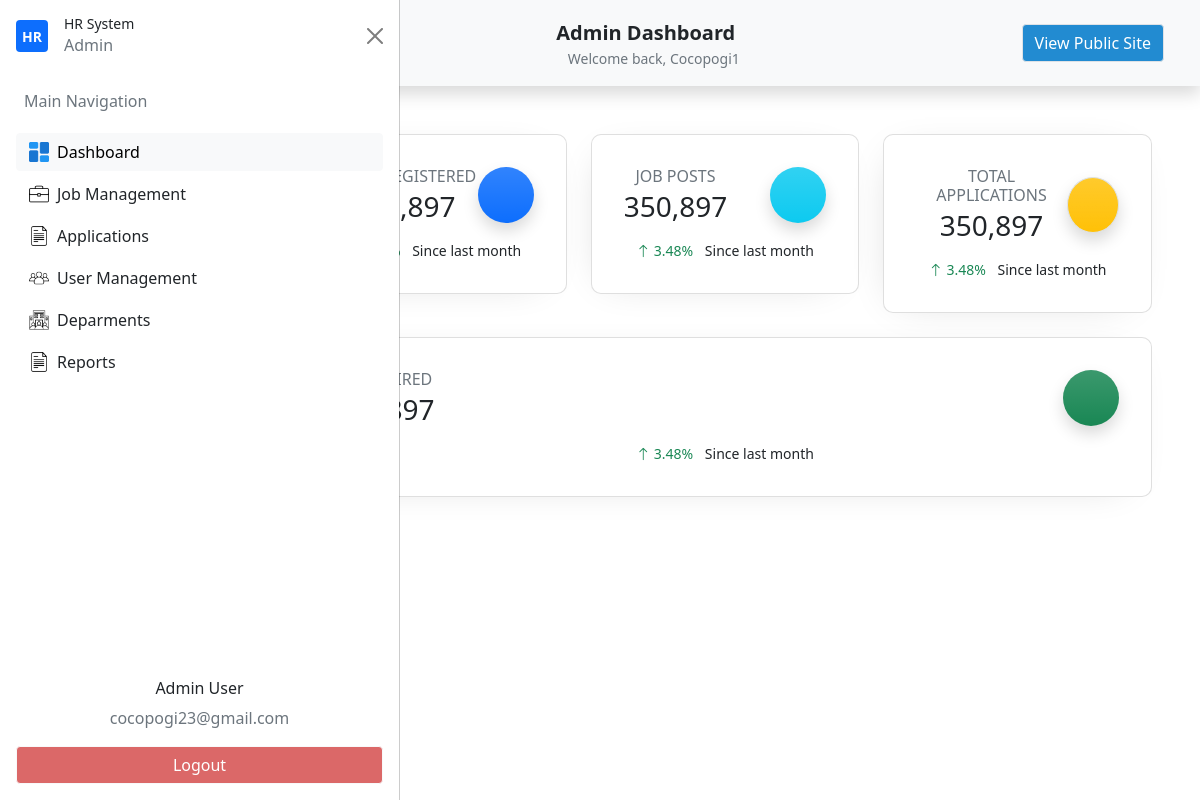
Screenshot of /admin-dashboard/ (signed in) with the database file from the repository.
### my_app/models.py (models this page shows, shortened)
class Usertype(db.Model):
    id = db.Column(db.Integer(),primary_key=True)
    name=db.Column(db.String(length=30),unique=True,nullable=False)
    user_type=db.relationship('Users',backref='desig_user',lazy=True)
    def __str__(self):
        return self.name

class Users(db.Model,UserMixin):
    id = db.Column(db.Integer(),primary_key=True)
    firstname=db.Column(db.String(length=30),nullable=False)
    lastname=db.Column(db.String(length=30),nullable=False)
    email_address=db.Column(db.String(length=51),nullable=False)
    password_hash=db.Column(db.String(length=30),nullable=False)
    address_1 = db.Column(db.String(length=120),nullable=True)
    address_2 = db.Column(db.String(length=100),nullable=True)
    brgy_id = db.Column(db.String(),nullable=True)
    munci_id = db.Column(db.String(),nullable=True)
    prov_id = db.Column(db.String(),nullable=True)
    zipcode = db.Column(db.String(),nullable=True)
    mobile_number = db.Column(db.String(length=11),nullable=True)
    phone_number = db.Column(db.String(length=8),nullable=True)
    profile_picture =db.Column(db.String(),nullable=True)
    department_id =db.Column(db.Integer(),db.ForeignKey('department.id'))
    department = db.relationship('Department')
    user_type_id = db.Column(db.Integer(),db.ForeignKey('usertype.id'))
    user_type = db.relationship('Usertype')
    creation_date = db.Column(db.Date(),nullable=False)
    write_date =  db.Column(db.Date(),nullable=False)
    @property
    def password(self):
        raise AttributeError("Password is write-only.")

### my_app/routes.py (the view)
@app.route('/admin-dashboard/')
@login_required
def admin_dashboard():
    if current_user.user_type.name != "admin":
        return redirect(url_for("home_page"))
    return render_template("admin/admin_dashboard.html",show_navbar=False)

### my_app/models.py (called while the page is built)
@login_manager.user_loader
def load_user(user_id):
    return Users.query.get(int(user_id))

### my_app/templates/admin/admin_dashboard.html (shortened to what this page needs)
{% extends "dashboard/base_dashboard.html"%}
{% block nav%}
<li class="nav-item">
    <button id="nav-btn" type="button" class="btn btn-light fw-normal border" onclick="location.href='{{ url_for('home_page') }}'">
    View Public Site
    </button>
</li>
{% endblock%}
{% block section %}
<section id="StatisticsDt">
    <div class="container p-5">
        <div class="row text-center g-4">
            <div class="col-md">
                <div class="card p-3 custom-card">
                    <div class="card-body">
                        <div class="d-flex justify-content-between align-items-center">
                            <div>
                                <h6 class="text-uppercase text-muted mb-1">Users Registered</h6>
                                <h3 class="mb-0 fw-semibold">350,897</h3>
                            </div>
                            <div class="bg-primary bg-gradient text-white d-flex align-items-center justify-content-center shadow icon-circle">
                            </div>
                        </div>
                        <p class="mt-3 mb-0 small">
                            <span class="text-success me-2"> 3.48%</span>
                            <span class="text-nowrap">Since last month</span>
                        </p>
                    </div>
                </div>
            </div>
            <div class="col-md">
                <div class="card p-3 custom-card">
                    <div class="card-body">
                        <div class="d-flex justify-content-between align-items-center">
                            <div>
                                <h6 class="text-uppercase text-muted mb-1">Job Posts</h6>
                                <h3 class="mb-0 fw-semibold">350,897</h3>
                            </div>
                            <div class="bg-info bg-gradient text-white d-flex align-items-center justify-content-center shadow icon-circle">
                            </div>
                        </div>
                        <p class="mt-3 mb-0 small">
                            <span class="text-success me-2"><i class="bi bi-arrow-up"></i> 3.48%</span>
                            <span class="text-nowrap">Since last month</span>
                        </p>
                    </div>
                </div>
            </div>
            <div class="col-md">
                <div class="card p-3 custom-card">
                    <div class="card-body">
                        <div class="d-flex justify-content-between align-items-center">
                            <div>
                                <h6 class="text-uppercase text-muted mb-1">Total Applications</h6>
                                <h3 class="mb-0 fw-semibold">350,897</h3>
                            </div>
                            <div class="bg-warning bg-gradient text-light d-flex border align-items-center justify-content-center shadow icon-circle">
                            </div>
                        </div>
                        <p class="mt-3 mb-0 small">
                            <span class="text-success me-2"><i class="bi bi-arrow-up"></i> 3.48%</span>
                            <span class="text-nowrap">Since last month</span>
                        </p>
                    </div>
                </div>
            </div>
            <div class="col-md">
                <div class="card p-3 custom-card">
                    <div class="card-body">
                        <div class="d-flex justify-content-between align-items-center">
                            <div>
                                <h6 class="text-uppercase text-muted mb-1">Total Hired</h6>
                                <h3 class="mb-0 fw-semibold">350,897</h3>
                            </div>
                            <div class="bg-success bg-gradient text-white d-flex align-items-center justify-content-center shadow icon-circle">
                            </div>
                        </div>
                        <p class="mt-3 mb-0 small">
                            <span class="text-success me-2"><i class="bi bi-arrow-up"></i> 3.48%</span>
                            <span class="text-nowrap">Since last month</span>
                        </p>
                    </div>
                </div>
            </div>
        </div>
    </div>
</section>
<section id="UsersManagement">
    <div class="container p-5">
    </div>
</section>
{% endblock%}

### my_app/templates/dashboard/base_dashboard.html (shortened to what this page needs)
{% extends "base.html"%}
{% block content %}
    <nav class="navbar navbar-expand-lg navbar-light bg-light shadow p-4 custom-nav-class">
        <div class="container">
            {% if current_user.user_type.name=='admin' or current_user.user_type.name=='internal'%}
                <div class="d-flex w-100 justify-content-between align-items-center position-relative">
                    <button class="btn btn-light d-flex justify-content-center align-items-center p-2 dashboard_side_btn" type="button" data-bs-toggle="offcanvas" data-bs-target="#offcanvasScrolling" aria-controls="offcanvasScrolling">
                    </button>
                    <div class="position-absolute start-50 translate-middle-x text-center">
                        <a class="navbar-brand fw-bold mb-0 text-dark" href="{{ url_for('admin_dashboard') }}">
                            <span>{{ current_user.user_type|capitalize }}</span> Dashboard
                        </a>
                        <div class="text-muted small">Welcome back, {{ current_user.firstname|capitalize }}</div>
                    </div>
                </div>
            {% endif %}
            <div class="collapse navbar-collapse justify-content-center custom-nav-list-dashboard text-nowrap" id="navbarNavAltMarkup">
                <ul class="navbar-nav ms-auto">
                    {% block nav%}
                    {% endblock%}
                </ul>
            </div>
        </div>
    </nav>
    {% if current_user.user_type.name=='admin' or current_user.user_type.name=='internal'%}
    <div class="offcanvas offcanvas-start" data-bs-scroll="true" data-bs-backdrop="false" tabindex="-1" id="offcanvasScrolling" aria-labelledby="offcanvasScrollingLabel">
        <div class="offcanvas-header">
            <div class="d-flex align-items-center gap-2">
                <div class="d-flex align-items-center justify-content-center bg-primary rounded me-2" style="width: 2rem; height: 2rem;">
                    <span class="text-white fw-bold small">HR</span>
                </div>
                <div id="hr-details">
                    <h2 class="fw-semibold small mb-0">HR System</h2>
                    <p class="text-muted text-xs mb-0">{{ current_user.user_type|capitalize }}</p>
                </div>
            </div>
            <button type="button" class="btn-close text-reset" data-bs-dismiss="offcanvas" aria-label="Close"></button>
        </div>
        <div class="offcanvas-body">
            <ul class="nav flex-column gap-1">
                <li class="nav-item">
                    <p class="text-muted text-start px-2">Main Navigation</p>
                </li>
                <li class="nav-item">
                    <button class="btn btn-light w-100 text-start d-flex align-items-center dashboard_side_btn" onclick="location.href='{{ url_for('admin_dashboard') }}'" >
                        <img src="{{ url_for('static', filename='builtin/icons/dashboard.png') }}" width="20" class="me-2">
                        Dashboard
                    </button>
                </li>
                <li class="nav-item">
                   <button class="btn  w-100 text-start d-flex align-items-center dashboard_side_btn">
                         <img src="{{ url_for('static', filename='builtin/icons/briefcase.png') }}" width="20" class="me-2">
                        Job Management
                    </button>
                </li>
                <li class="nav-item">
                    <button class="btn  w-100 text-start d-flex align-items-center dashboard_side_btn">
                         <img src="{{ url_for('static', filename='builtin/icons/file.png') }}" width="20" class="me-2">
                        Applications
                    </button>
                </li>
                <li class="nav-item">
                   <button class="btn  w-100 text-start d-flex align-items-center dashboard_side_btn" onclick="location.href='{{ url_for('admin_dashboard_manage_users') }}'">
                        <img src="{{ url_for('static', filename='builtin/icons/group.png') }}" width="20" class="me-2">
                        User Management
                    </button>
                </li>
                <li class="nav-item">
                   <button class="btn  w-100 text-start d-flex align-items-center dashboard_side_btn">
                         <img src="{{ url_for('static', filename='builtin/icons/corporation.png') }}" width="20" class="me-2">
                        Deparments
                    </button>
                </li>
                <li class="nav-item">
                   <button class="btn  w-100 text-start d-flex align-items-center dashboard_side_btn">
                         <img src="{{ url_for('static', filename='builtin/icons/file.png') }}" width="20" class="me-2">
                        Reports
                    </button>
                </li>
            </ul>
        </div>
        <div class="offcanvas-footer p-3">
            <div class="text-center">
                <h6>{{current_user.user_type|capitalize}} User</h6>
                <p class='text-muted'>{{current_user.email_address}}</p>
            </div>
            <button id="logout-btn" class="btn btn-light w-100" onclick="location.href='{{ url_for('logout_page') }}'">
                Logout
            </button>
        </div>
    </div>
    {% endif %}
    <section class="main-content">
    {% block section %}
    {% endblock%}
    </section>
{% endblock%}

### my_app/static/style.css (style rules this page uses)
* { padding: 0; margin: 0; box-sizing: border-box; }
#nav-btn { color: #ffffff; background-color: #228bd1; white-space: nowrap; }
.custom-card { border-radius: 10px; box-shadow: -7px 5px 42px -22px rgba(0,0,0,0.2); -webkit-box-shadow: -7px 5px 42px -22px rgba(0,0,0,0.2); -moz-box-shadow: -7px 5px 42px -22px rgba(0,0,0,0.2); }
#logout-btn { color: #ffffff; background-color: #db6868; white-space: nowrap; }
body.sidebar-open .navbar { margin-left: 250px; transition: margin 0.3s ease; }
body.sidebar-open .main-content { margin-left: 250px; transition: margin 0.3s ease; }
.main-content,.navbar { transition: margin 0.3s ease; }
.icon-circle { width: 56px; height: 56px; border-radius: 50%; }

### rows the page displays
Usertype: user_type "Admin"
Users: firstname "Cocopogi1", email_address "cocopogi23@gmail.com"
